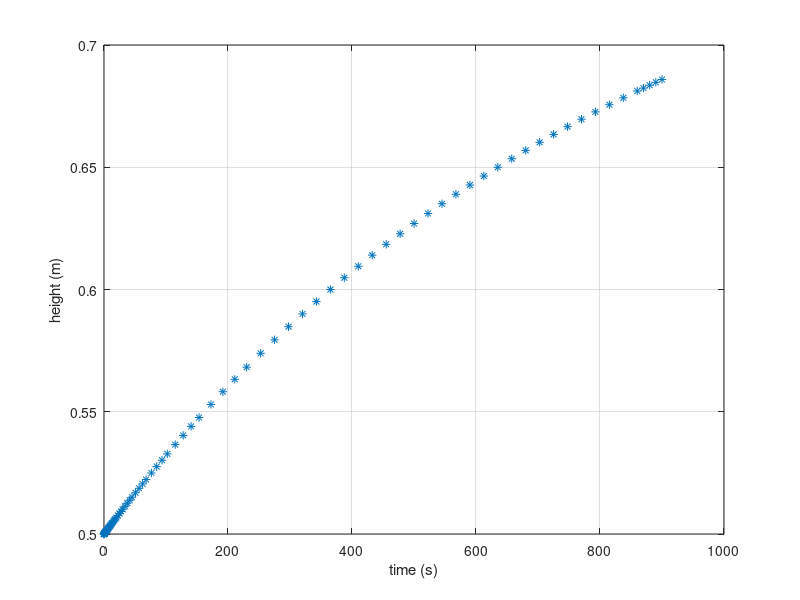

The MATLAB source for this figure:
Vin = 0.002;
L = 1.5;
W = 0.8;
h0 = 0.5;
D = 0.038;
g = 9.81;



uout = @(h) sqrt(g*h/2.5);
func = @(t,h) Vin/L/W - pi*D^2/4/L/W*uout(h);
[t,h] = ode45(func,[0,900],h0);

plot(t,h,'*');
xlabel('time (s)'); ylabel('height (m)');

grid on;